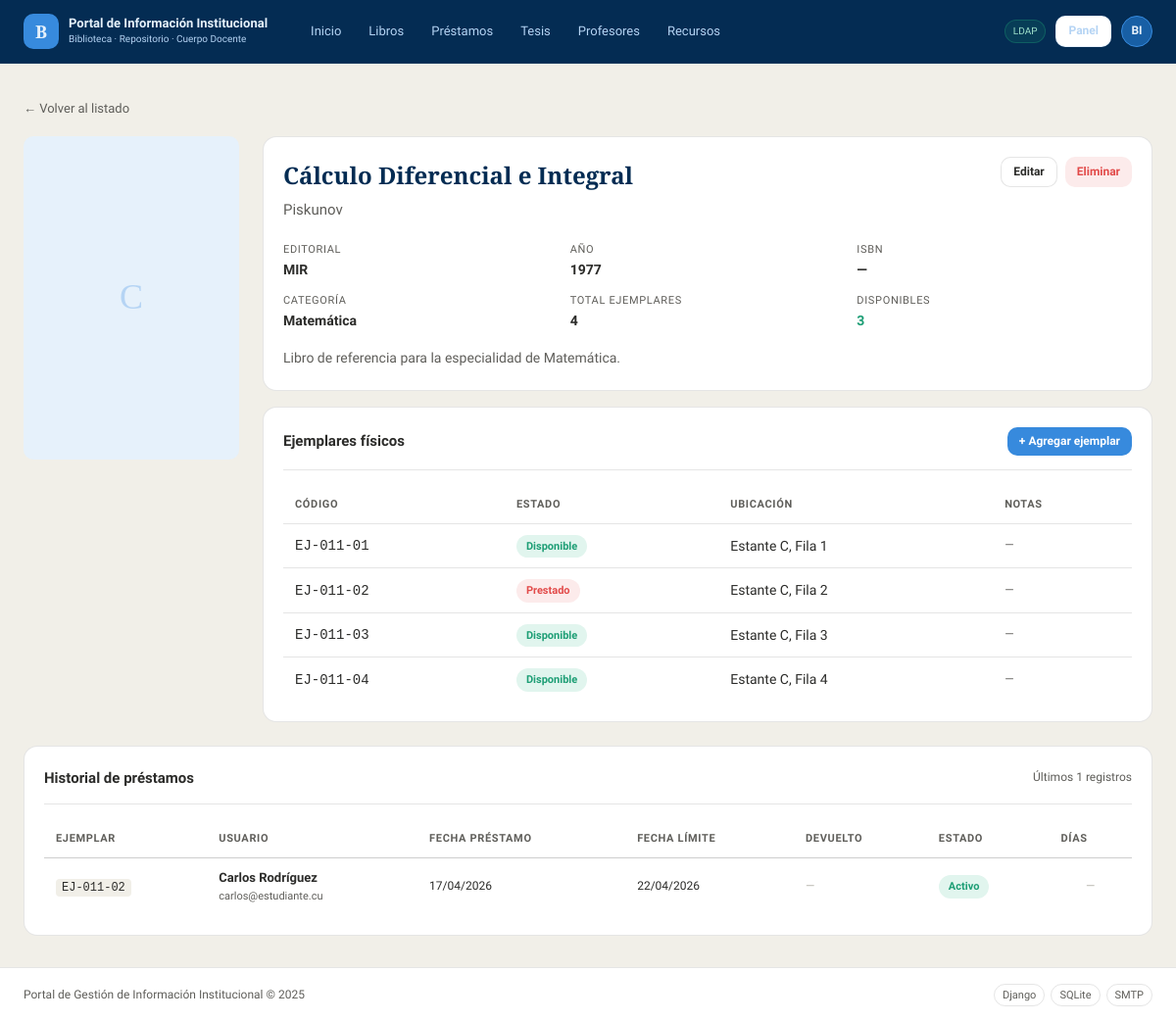
/biblioteca/libros/12/ (signed in), run on the app's committed database.
### biblioteca/models.py (models this page shows, shortened)
class Libro(models.Model):
    titulo    = models.CharField(max_length=300)
    autor     = models.CharField(max_length=200)
    editorial = models.CharField(max_length=200, blank=True)
    anio      = models.PositiveIntegerField(verbose_name='Año', null=True, blank=True)
    isbn      = models.CharField(max_length=20, blank=True, unique=True, null=True)
    categoria = models.ForeignKey(Categoria, on_delete=models.SET_NULL,
                                  null=True, blank=True, related_name='libros')
    descripcion  = models.TextField(blank=True)
    portada      = models.ImageField(upload_to='portadas/', null=True, blank=True)
    fecha_registro = models.DateTimeField(auto_now_add=True)
    class Meta:
        verbose_name        = 'Libro'
        verbose_name_plural = 'Libros'
        ordering            = ['titulo']
    def ejemplares_disponibles(self):
        return self.ejemplares.filter(estado='disponible').count()
    def total_ejemplares(self):
        return self.ejemplares.count()

class Categoria(models.Model):
    nombre      = models.CharField(max_length=100)
    descripcion = models.TextField(blank=True)
    class Meta:
        verbose_name        = 'Categoría'
        verbose_name_plural = 'Categorías'
        ordering            = ['nombre']
    def __str__(self):
        return self.nombre

class Ejemplar(models.Model):
    ESTADO_CHOICES = [
        ('disponible', 'Disponible'),
        ('prestado',   'Prestado'),
        ('reservado',  'Reservado'),
        ('deteriorado','Deteriorado'),
    ]
    libro    = models.ForeignKey(Libro, on_delete=models.CASCADE, related_name='ejemplares')
    codigo   = models.CharField(max_length=50, unique=True, verbose_name='Código')
    estado   = models.CharField(max_length=20, choices=ESTADO_CHOICES, default='disponible')
    ubicacion = models.CharField(max_length=100, blank=True,
                                  verbose_name='Ubicación en estantería')
    notas    = models.TextField(blank=True)
    class Meta:
        verbose_name        = 'Ejemplar'
        verbose_name_plural = 'Ejemplares'

class Prestamo(models.Model):
    ESTADO_CHOICES = [
        ('activo',     'Activo'),
        ('devuelto',   'Devuelto'),
        ('vencido',    'Vencido'),
    ]
    ejemplar      = models.ForeignKey(Ejemplar, on_delete=models.PROTECT,
                                       related_name='prestamos')
    usuario       = models.ForeignKey(User, on_delete=models.PROTECT,
                                       related_name='prestamos')
    fecha_prestamo  = models.DateTimeField(auto_now_add=True)
    fecha_devolucion = models.DateField(verbose_name='Fecha límite de devolución')
    fecha_devuelto  = models.DateTimeField(null=True, blank=True)
    estado          = models.CharField(max_length=20, choices=ESTADO_CHOICES,
                                        default='activo')
    notas           = models.TextField(blank=True)
    registrado_por  = models.ForeignKey(User, on_delete=models.SET_NULL,
                                         null=True, related_name='prestamos_registrados')
    class Meta:
        verbose_name        = 'Préstamo'
        verbose_name_plural = 'Préstamos'
        ordering            = ['-fecha_prestamo']

### biblioteca/views.py (the view)
# urls.py: path('libros/<int:pk>/',                  views.libro_detail,       name='libro_detail'),
@login_required
def libro_detail(request, pk):
    from django.conf import settings
    libro      = get_object_or_404(Libro, pk=pk)
    ejemplares = libro.ejemplares.all()
    limite = getattr(settings, 'LIMITE_PRESTAMOS_ACTIVOS', 3)
    prestamos_usuario_count = None
    if request.user.is_authenticated:
        prestamos_usuario_count = Prestamo.objects.filter(
            usuario=request.user,
            estado__in=['activo', 'vencido']
        ).count()
    historial = None
    if request.user.is_staff or (
        hasattr(request.user, 'perfil') and
        request.user.perfil.rol == 'bibliotecario'
    ):
        historial = Prestamo.objects.filter(
            ejemplar__libro=libro
        ).select_related(
            'usuario', 'ejemplar', 'registrado_por'
        ).order_by('-fecha_prestamo')[:20]
    return render(request, 'biblioteca/libro_detail.html', {
        'libro':                   libro,
        'ejemplares':              ejemplares,
        'prestamos_usuario_count': prestamos_usuario_count,
        'limite_prestamos':        limite,
        'historial':               historial,
    })

### templates/biblioteca/libro_detail.html (shortened to what this page needs)
{% extends 'base.html' %}
{% block content %}
<div style="margin-bottom: 1rem;">
  <a href="{% url 'biblioteca:libro_list' %}" style="font-size:13px; color:var(--gris-medio);">
    ← Volver al listado
  </a>
</div>
<div style="display: grid; grid-template-columns: 220px 1fr; gap: 1.5rem;">
  <div>
    {% if libro.portada %}
      <img src="{{ libro.portada.url }}" alt="Portada"
           style="width:100%; border-radius:var(--radio-md); border:1px solid var(--borde);">
    {% else %}
      <div style="width:100%; aspect-ratio:2/3; background:var(--azul-fondo);
                  border-radius:var(--radio-md); display:flex; align-items:center;
                  justify-content:center; font-family:var(--fuente-titulo);
                  font-size:36px; color:var(--azul-palido);">
        {{ libro.titulo|slice:":1" }}
      </div>
    {% endif %}
  </div>
  <div>
    <div class="card" style="margin-bottom: 1rem;">
      <div style="display:flex; justify-content:space-between; align-items:flex-start;">
        <div>
          <h1 style="font-family:var(--fuente-titulo); font-size:24px; color:var(--azul-oscuro); margin-bottom:4px;">
            {{ libro.titulo }}
          </h1>
          <p style="font-size:15px; color:var(--gris-medio);">{{ libro.autor }}</p>
        </div>
        {% if es_bibliotecario %}
          <div style="display:flex; gap:8px;">
            <a href="{% url 'biblioteca:libro_editar' libro.pk %}" class="btn btn--secondary btn--sm">Editar</a>
            <a href="{% url 'biblioteca:libro_eliminar' libro.pk %}" class="btn btn--danger btn--sm">Eliminar</a>
          </div>
        {% endif %}
      </div>
      <div style="display:grid; grid-template-columns: repeat(3,1fr); gap:12px; margin-top:1.25rem;">
        <div>
          <div style="font-size:11px; color:var(--gris-medio); text-transform:uppercase; letter-spacing:.06em;">Editorial</div>
          <div style="font-size:14px; font-weight:600;">{{ libro.editorial|default:"—" }}</div>
        </div>
        <div>
          <div style="font-size:11px; color:var(--gris-medio); text-transform:uppercase; letter-spacing:.06em;">Año</div>
          <div style="font-size:14px; font-weight:600;">{{ libro.anio|default:"—" }}</div>
        </div>
        <div>
          <div style="font-size:11px; color:var(--gris-medio); text-transform:uppercase; letter-spacing:.06em;">ISBN</div>
          <div style="font-size:14px; font-weight:600;">{{ libro.isbn|default:"—" }}</div>
        </div>
        <div>
          <div style="font-size:11px; color:var(--gris-medio); text-transform:uppercase; letter-spacing:.06em;">Categoría</div>
          <div style="font-size:14px; font-weight:600;">{{ libro.categoria|default:"—" }}</div>
        </div>
        <div>
          <div style="font-size:11px; color:var(--gris-medio); text-transform:uppercase; letter-spacing:.06em;">Total ejemplares</div>
          <div style="font-size:14px; font-weight:600;">{{ libro.total_ejemplares }}</div>
        </div>
        <div>
          <div style="font-size:11px; color:var(--gris-medio); text-transform:uppercase; letter-spacing:.06em;">Disponibles</div>
          <div style="font-size:14px; font-weight:600; color:var(--verde);">{{ libro.ejemplares_disponibles }}</div>
        </div>
      </div>
      {% if libro.descripcion %}
        <p style="margin-top:1rem; font-size:14px; color:var(--gris-medio); line-height:1.7;">
          {{ libro.descripcion }}
        </p>
      {% endif %}
    </div>
    <div class="card">
      <div class="card__header">
        <div class="card__title">Ejemplares físicos</div>
        {% if es_bibliotecario %}
          <a href="{% url 'biblioteca:ejemplar_agregar' libro.pk %}" class="btn btn--primary btn--sm">+ Agregar ejemplar</a>
        {% endif %}
      </div>
      <div class="table-wrap">
        <table>
          <thead>
            <tr>
              <th>Código</th>
              <th>Estado</th>
              <th>Ubicación</th>
              <th>Notas</th>
            </tr>
          </thead>
          <tbody>
            {% for ej in ejemplares %}
            <tr>
              <td><code>{{ ej.codigo }}</code></td>
              <td><span class="badge badge--{{ ej.estado }}">{{ ej.get_estado_display }}</span></td>
              <td>{{ ej.ubicacion|default:"—" }}</td>
              <td style="font-size:12px; color:var(--gris-medio);">{{ ej.notas|default:"—" }}</td>
            </tr>
            {% empty %}
            <tr>
              <td colspan="4" style="text-align:center; color:var(--gris-medio); padding:1.5rem;">
                No hay ejemplares registrados.
              </td>
            </tr>
            {% endfor %}
          </tbody>
        </table>
      </div>
    </div>
  </div>
</div>
{% if historial is not None %}
<div style="margin-top:1.5rem;">
  <div class="card">
    <div class="card__header">
      <div class="card__title">Historial de préstamos</div>
      <span style="font-size:12px; color:var(--gris-medio);">
        Últimos {{ historial|length }} registros
      </span>
    </div>
    {% if historial %}
    <div class="table-wrap">
      <table>
        <thead>
          <tr>
            <th>Ejemplar</th>
            <th>Usuario</th>
            <th>Fecha préstamo</th>
            <th>Fecha límite</th>
            <th>Devuelto</th>
            <th>Estado</th>
            <th>Días</th>
          </tr>
        </thead>
        <tbody>
          {% for p in historial %}
          <tr>
            <td>
              <code style="font-size:12px; background:var(--gris-fondo);
                           padding:2px 6px; border-radius:4px;">
                {{ p.ejemplar.codigo }}
              </code>
            </td>
            <td>
              <div style="font-size:13px; font-weight:600;">
                {{ p.usuario.get_full_name|default:p.usuario.username }}
              </div>
              <div style="font-size:11px; color:var(--gris-medio);">
                {{ p.usuario.email }}
              </div>
            </td>
            <td style="font-size:12px; white-space:nowrap;">
              {{ p.fecha_prestamo|date:"d/m/Y" }}
            </td>
            <td style="font-size:12px; white-space:nowrap;">
              {{ p.fecha_devolucion|date:"d/m/Y" }}
            </td>
            <td style="font-size:12px; white-space:nowrap;">
              {% if p.fecha_devuelto %}
                <span style="color:var(--verde);">
                  {{ p.fecha_devuelto|date:"d/m/Y" }}
                </span>
              {% else %}
                <span style="color:var(--gris-suave);">—</span>
              {% endif %}
            </td>
            <td>
              <span class="badge
                {% if p.estado == 'activo' %}badge--disponible
                {% elif p.estado == 'vencido' %}badge--prestado
                {% else %}badge--info{% endif %}">
                {{ p.get_estado_display }}
              </span>
            </td>
            <td style="font-size:12px; text-align:center;">
              {% if p.estado == 'devuelto' and p.fecha_devuelto %}
                {% with dias=p.fecha_devolucion|timeuntil:p.fecha_devuelto %}
                  <span style="color:var(--gris-medio);">{{ p.dias_retraso }}</span>
                {% endwith %}
              {% elif p.estado == 'vencido' %}
                <span style="color:var(--rojo); font-weight:600;">
                  +{{ p.dias_retraso }}
                </span>
              {% else %}
                <span style="color:var(--gris-suave);">—</span>
              {% endif %}
            </td>
          </tr>
          {% endfor %}
        </tbody>
      </table>
    </div>
    {% else %}
    <p style="font-size:13px; color:var(--gris-medio); padding:1rem 0;">
      Este libro no tiene historial de préstamos.
    </p>
    {% endif %}
  </div>
</div>
{% endif %}
{% endblock %}

### templates/includes/navbar.html (shortened to what this page needs)
{% load static %}
<header class="navbar">
  <div class="navbar__inner">
    <a href="{% url 'home' %}" class="navbar__brand">
      <div class="navbar__logo">B</div>
      <div>
        <div class="navbar__title">Portal de Información Institucional</div>
        <div class="navbar__sub">Biblioteca · Repositorio · Cuerpo Docente</div>
      </div>
    </a>
    <nav class="navbar__nav">
      <a href="{% url 'home' %}" class="nav-link {% if request.resolver_match.url_name == 'home' %}nav-link--active{% endif %}">Inicio</a>
      <a href="{% url 'biblioteca:libro_list' %}" class="nav-link">Libros</a>
      <a href="{% url 'biblioteca:prestamo_list' %}" class="nav-link">Préstamos</a>
      <a href="{% url 'biblioteca:tesis_list' %}" class="nav-link">Tesis</a>
      <a href="{% url 'biblioteca:profesor_list' %}" class="nav-link">Profesores</a>
      <a href="{% url 'biblioteca:recurso_list' %}" class="nav-link">Recursos</a>
    </nav>
    <div class="navbar__auth">
      {% if user.is_authenticated %}
        <span class="ldap-badge">LDAP</span>
        {% if es_bibliotecario %}
          <a href="{% url 'biblioteca:panel' %}"
            class="btn btn--secondary btn--sm"
            style="color:var(--azul-palido); border-color:rgba(181,212,244,0.3);">
            Panel
          </a>
        {% endif %}
        <div class="user-menu">
          <div class="user-avatar">{{ user.username|slice:":2"|upper }}</div>
        </div>
      {% else %}
        <a href="{% url 'login' %}" class="btn btn--primary btn--sm">Iniciar sesión</a>
      {% endif %}
    </div>
  </div>
</header>

### data on the page
Libro: titulo "C", titulo "Cálculo Diferencial e Integral", autor "Piskunov", editorial "MIR", anio "1977", isbn "—", categoria "Matemática", total_ejemplares "4", ejemplares_disponibles "3", descripcion "Libro de referencia para la especialidad de Matemática."
Ejemplar: codigo "EJ-011-01", estado "Disponible", ubicacion "Estante C, Fila 1", notas "—"
Ejemplar: codigo "EJ-011-02", estado "Prestado", ubicacion "Estante C, Fila 2", notas "—"
Ejemplar: codigo "EJ-011-03", estado "Disponible", ubicacion "Estante C, Fila 3", notas "—"
Ejemplar: codigo "EJ-011-04", estado "Disponible", ubicacion "Estante C, Fila 4", notas "—"
Prestamo: ejemplar.codigo "EJ-011-02", usuario.get_full_name "Carlos Rodríguez", usuario.email "carlos@estudiante.cu", fecha_prestamo "17/04/2026", fecha_devolucion "22/04/2026", estado "Activo"

### other printed values
{{ user.username|slice:":2"|upper }} "BI"
{{ historial|length }} "1"
